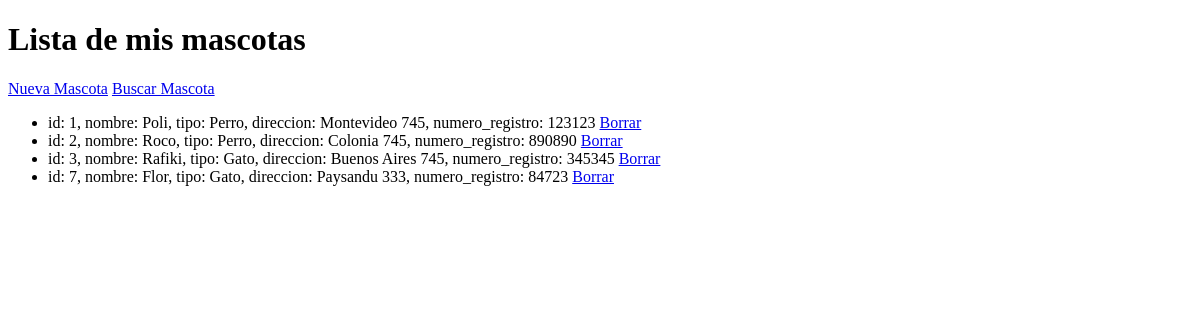
Page /mascotas/ on the earlier database version.
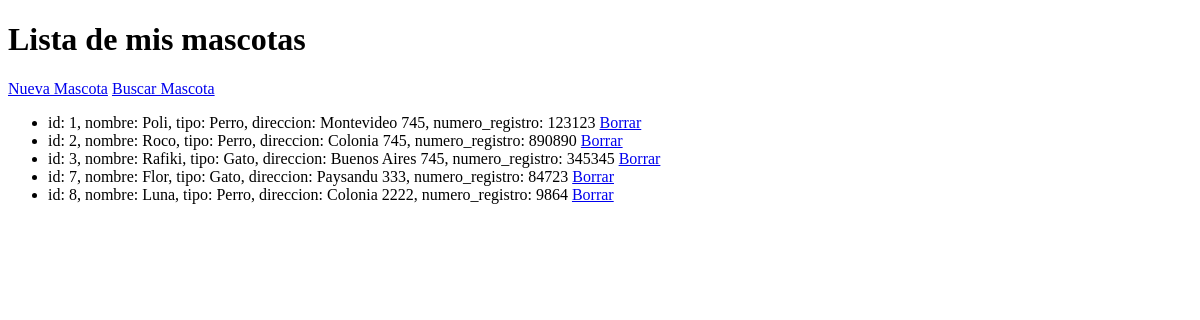
Same page on the later database version.
### ejemplo/models.py (models this page shows)
class Mascotas(models.Model):
    nombre = models.CharField(max_length=100)
    tipo = models.CharField(max_length=50)
    direccion = models.CharField(max_length=200)
    numero_registro = models.IntegerField()

### ejemplo/views.py (the view)
# urls.py: path('mascotas/', mostrar_mascotas),
def mostrar_mascotas(request):
  lista_mascotas = Mascotas.objects.all()
  return render(request, "ejemplo/Mascotas.html", {"lista_mascotas": lista_mascotas})

### ejemplo/templates/ejemplo/Mascotas.html (shortened to what this page needs)
<!DOCTYPE html>
<html lang="en">
<head>
</head>
<body>
    <h1>Lista de mis mascotas</h1>
    <a href="/mascotas/alta">Nueva Mascota</a>
    <a href="/mascotas/buscar/">Buscar Mascota</a>
    <ul>
    {% for Mascotas in lista_mascotas %}
         <li> id: {{Mascotas.id}}, nombre: {{Mascotas.nombre}}, tipo: {{Mascotas.tipo}}, direccion: {{Mascotas.direccion}}, numero_registro: {{Mascotas.numero_registro}}
         <a href="/mascotas/borrar/{{ Mascotas.id }}">Borrar</a>
        </li>
    {% endfor %}
    </ul>
</body>
</html>

Differences in the rows shown:
added Mascotas: id "8", nombre "Luna", tipo "Perro", direccion "Colonia 2222", numero_registro "9864"
